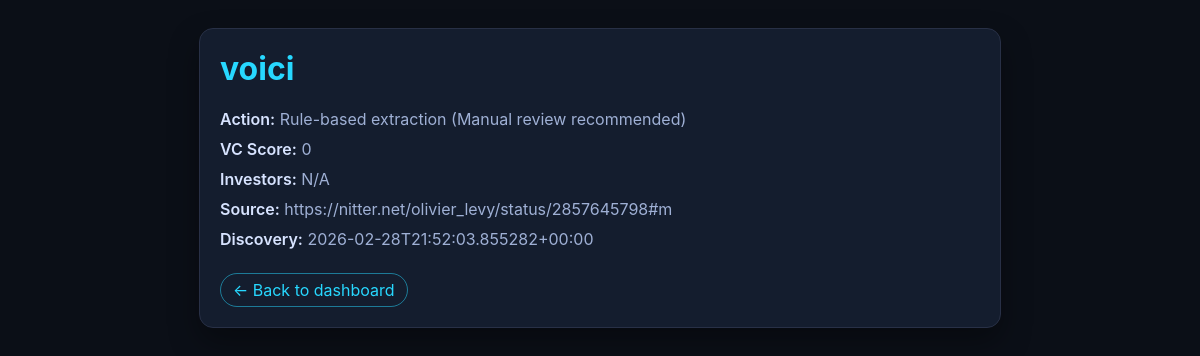
The page /project/voici on the database its author committed.
### tables this page shows
CREATE TABLE seen_projects (
                project_name TEXT PRIMARY KEY,
                last_score INT,
                timestamp DATETIME
            , action TEXT, investors TEXT, source TEXT, frequency TEXT);

### web_dashboard.py (the view)
@app.get("/project/{project_slug}", response_class=HTMLResponse)
async def project_preview(request: Request, project_slug: str):
    projects = get_all_projects()
    project = next((p for p in projects if p["project_slug"] == project_slug), None)
    return templates.TemplateResponse(
        "project_preview.html",
        {"request": request, "project": project, "project_slug": project_slug},
    )

### templates/project_preview.html (shortened to what this page needs)
<!DOCTYPE html>
<html lang="en">
<head>
</head>
<body>
  <div class="card">
    {% if project %}
      <h1>{{ project.project_name }}</h1>
      <div class="row"><span class="label">Action:</span> {{ project.action }}</div>
      <div class="row"><span class="label">VC Score:</span> {{ project.vc_score }}</div>
      <div class="row"><span class="label">Investors:</span> {{ project.investors }}</div>
      <div class="row"><span class="label">Source:</span> {{ project.source }}</div>
      <div class="row"><span class="label">Discovery:</span> {{ project.discovery_date }}</div>
    {% else %}
      <h1>Project not found</h1>
      <div class="row">No project matched slug: <code>{{ project_slug }}</code></div>
    {% endif %}
    <a class="back" href="/">← Back to dashboard</a>
  </div>
</body>
</html>

### templates/project_preview.html (style rules this page uses)
body { margin: 0; font-family: Inter, Segoe UI, Arial, sans-serif; background: #0b0f17; color: #d7e3ff; padding: 28px; }
.card { max-width: 760px; margin: 0 auto; background: #141d2e; border: 1px solid #283046; border-radius: 14px; padding: 20px; box-shadow: 0 14px 30px rgba(0,0,0,0.35); }
h1 { margin-top: 0; color: #27d8ff; }
.row { margin: 10px 0; color: #9fb0d5; }
.label { color: #d7e3ff; font-weight: 600; }
.back { display: inline-block; margin-top: 14px; color: #27d8ff; text-decoration: none; border: 1px solid rgba(39,216,255,0.5); border-radius: 999px; padding: 6px 12px; }

### rows shown on the page
seen_projects: project_name "voici", action "Rule-based extraction (Manual review recommended)", source "https://nitter.net/olivier_levy/status/2857645798#m", discovery_date "2026-02-28T21:52:03.855282+00:00"

### other values the page prints
{{ project.vc_score }} "0"
{{ project.investors }} "N/A"
